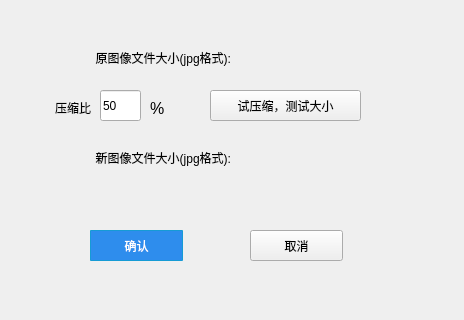
<?xml version="1.0" encoding="UTF-8"?>
<ui version="4.0">
 <class>ImageCompressDialog</class>
 <widget class="QDialog" name="ImageCompressDialog">
  <property name="geometry">
   <rect>
    <x>0</x>
    <y>0</y>
    <width>464</width>
    <height>320</height>
   </rect>
  </property>
  <property name="windowTitle">
   <string>Dialog</string>
  </property>
  <widget class="QLabel" name="label">
   <property name="geometry">
    <rect>
     <x>10</x>
     <y>50</y>
     <width>221</width>
     <height>16</height>
    </rect>
   </property>
   <property name="text">
    <string>原图像文件大小(jpg格式):</string>
   </property>
   <property name="alignment">
    <set>Qt::AlignRight|Qt::AlignTrailing|Qt::AlignVCenter</set>
   </property>
  </widget>
  <widget class="QLabel" name="label_2">
   <property name="geometry">
    <rect>
     <x>10</x>
     <y>100</y>
     <width>81</width>
     <height>16</height>
    </rect>
   </property>
   <property name="text">
    <string>压缩比</string>
   </property>
   <property name="alignment">
    <set>Qt::AlignRight|Qt::AlignTrailing|Qt::AlignVCenter</set>
   </property>
  </widget>
  <widget class="QLineEdit" name="lineEdit_comp">
   <property name="geometry">
    <rect>
     <x>100</x>
     <y>90</y>
     <width>41</width>
     <height>31</height>
    </rect>
   </property>
   <property name="text">
    <string>50</string>
   </property>
  </widget>
  <widget class="QLabel" name="label_3">
   <property name="geometry">
    <rect>
     <x>150</x>
     <y>100</y>
     <width>21</width>
     <height>16</height>
    </rect>
   </property>
   <property name="font">
    <font>
     <pointsize>12</pointsize>
    </font>
   </property>
   <property name="text">
    <string>%</string>
   </property>
  </widget>
  <widget class="QLabel" name="label_4">
   <property name="geometry">
    <rect>
     <x>10</x>
     <y>150</y>
     <width>221</width>
     <height>16</height>
    </rect>
   </property>
   <property name="text">
    <string>新图像文件大小(jpg格式):</string>
   </property>
   <property name="alignment">
    <set>Qt::AlignRight|Qt::AlignTrailing|Qt::AlignVCenter</set>
   </property>
  </widget>
  <widget class="QLabel" name="srcimgsize">
   <property name="geometry">
    <rect>
     <x>240</x>
     <y>50</y>
     <width>101</width>
     <height>16</height>
    </rect>
   </property>
   <property name="font">
    <font>
     <pointsize>12</pointsize>
    </font>
   </property>
   <property name="text">
    <string/>
   </property>
  </widget>
  <widget class="QLabel" name="compimgsize">
   <property name="geometry">
    <rect>
     <x>230</x>
     <y>150</y>
     <width>101</width>
     <height>16</height>
    </rect>
   </property>
   <property name="font">
    <font>
     <pointsize>12</pointsize>
    </font>
   </property>
   <property name="text">
    <string/>
   </property>
  </widget>
  <widget class="QPushButton" name="pushButton_save">
   <property name="geometry">
    <rect>
     <x>90</x>
     <y>230</y>
     <width>93</width>
     <height>31</height>
    </rect>
   </property>
   <property name="styleSheet">
    <string notr="true">background-color:rgb(46,141,237);
color:#fff;
border:1px solid rgb(22,155,213);
border-radius:1px;
padding:5px 20px;</string>
   </property>
   <property name="text">
    <string>确认</string>
   </property>
  </widget>
  <widget class="QPushButton" name="pushButton_exit">
   <property name="geometry">
    <rect>
     <x>250</x>
     <y>230</y>
     <width>93</width>
     <height>31</height>
    </rect>
   </property>
   <property name="text">
    <string>取消</string>
   </property>
  </widget>
  <widget class="QPushButton" name="pushButton_comp">
   <property name="geometry">
    <rect>
     <x>210</x>
     <y>90</y>
     <width>151</width>
     <height>31</height>
    </rect>
   </property>
   <property name="text">
    <string>试压缩，测试大小</string>
   </property>
  </widget>
 </widget>
 <resources/>
 <connections/>
</ui>
